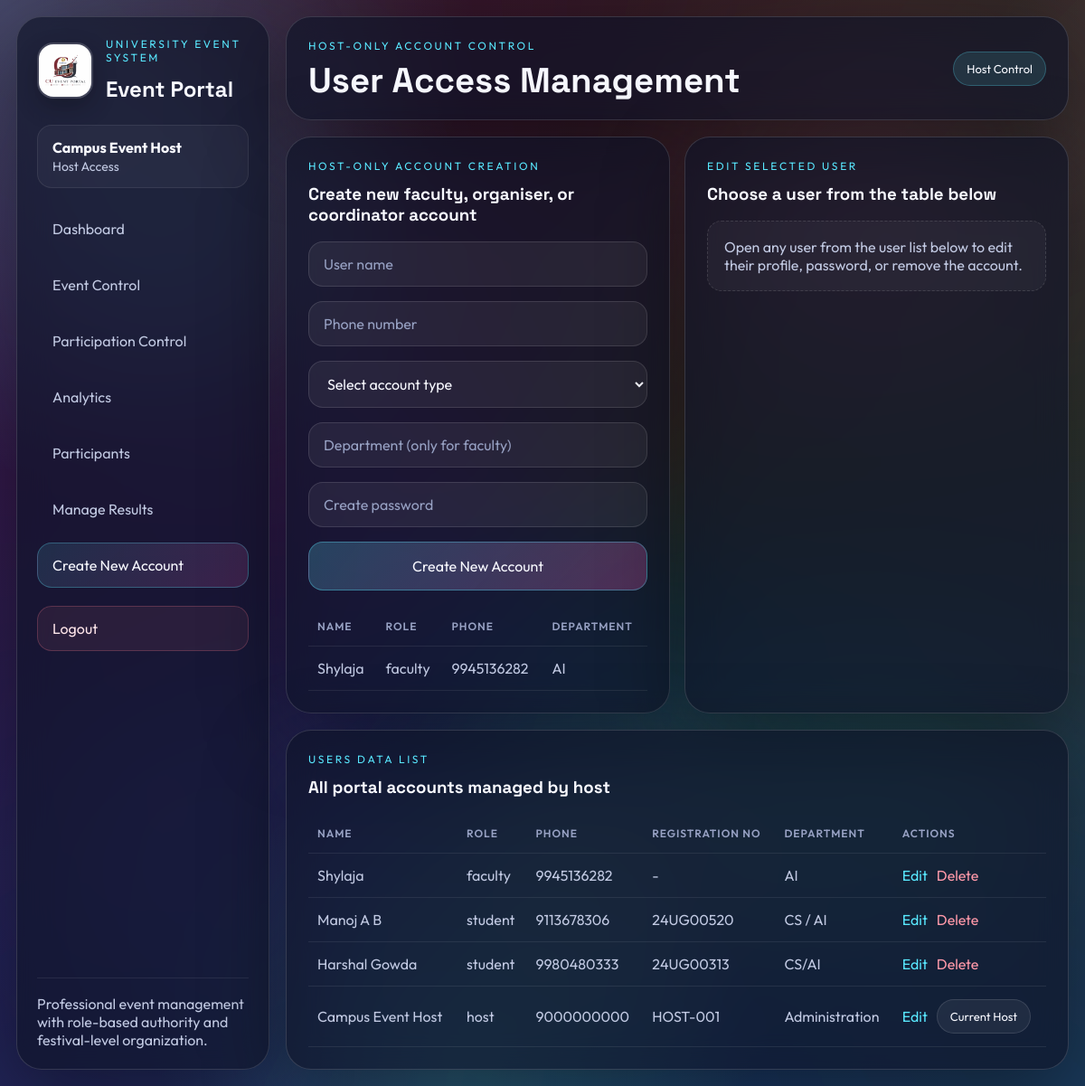
Page /host/accounts (signed in) on the committed database.
### tables this page shows
CREATE TABLE app_settings (
            setting_key TEXT PRIMARY KEY,
            setting_value TEXT
        );

CREATE TABLE portal_users (
            user_id INTEGER PRIMARY KEY AUTOINCREMENT,
            full_name TEXT NOT NULL,
            mobile TEXT UNIQUE NOT NULL,
            password_hash TEXT NOT NULL,
            role TEXT NOT NULL DEFAULT 'student',
            department_name TEXT,
            registration_number TEXT UNIQUE,
            participant_id INTEGER,
            created_at TIMESTAMP DEFAULT CURRENT_TIMESTAMP
        );

### app.py (the view)
@app.route("/host/accounts")
@login_required
@host_required
def host_accounts():
    competition_events = [event for event in enrich_events(fetch_table("events", order_by="event_date")) if event["is_competition"]]
    selected_edit_user_id = request.args.get("edit_user_id", type=int)
    managed_users = get_host_manageable_users()
    editable_user = next((row for row in managed_users if row["user_id"] == selected_edit_user_id), None)
    return render_template(
        "results.html",
        active_page="create_account",
        competition_events=competition_events,
        selected_event=None,
        selected_event_id=None,
        selected_participants=[],
        winner_map={},
        results_board=get_results_board(),
        host_staff_accounts=fetch_table("portal_users", where="role IN ('faculty','organiser','coordinator')", order_by="created_at", descending=True),
        managed_users=managed_users,
        editable_user=editable_user,
        departments=get_departments(),
        show_create_account=True,
    )

### app.py (called while the page is built)
def get_connection():
    connection = sqlite3.connect(DB_PATH)
    connection.row_factory = sqlite3.Row
    return connection

def fetch_table(table_name, order_by=None, descending=False, where=None, params=None):
    connection = get_connection()
    query = f"SELECT * FROM {table_name}"
    values = params or []
    if where:
        query += f" WHERE {where}"
    if order_by:
        direction = "DESC" if descending else "ASC"
        query += f" ORDER BY {order_by} {direction}"
    rows = [dict(row) for row in connection.execute(query, values).fetchall()]
    connection.close()
    return rows

def fetch_single(table_name, where=None, params=None):
    rows = fetch_table(table_name, where=where, params=params)
    return rows[0] if rows else None

def get_setting(setting_key, default_value=None):
    row = fetch_single("app_settings", where="setting_key = ?", params=[setting_key])
    return row["setting_value"] if row else default_value

def get_departments():
    return fetch_table("departments", order_by="department_name")

def get_categories():
    return fetch_table("categories", order_by="category_name")

def get_department_map():
    return {row["department_id"]: row["department_name"] for row in get_departments()}

def get_category_map():
    return {row["category_id"]: row["category_name"] for row in get_categories()}

def get_current_user():
    if "user_id" not in session:
        return None
    return fetch_single("portal_users", where="user_id = ?", params=[session["user_id"]])

def get_admin_contact_number():
    configured_number = os.getenv("ADMIN_CONTACT_NUMBER")
    if configured_number:
        return configured_number
    host_user = fetch_single("portal_users", where="role = ?", params=["host"])
    return host_user["mobile"] if host_user and host_user.get("mobile") else "9000000000"

def login_required(view):
    @wraps(view)
    def wrapped_view(*args, **kwargs):
        if "user_id" not in session:
            flash("Please login to access the portal.", "danger")
            return redirect(url_for("home"))
        return view(*args, **kwargs)
    return wrapped_view

def host_required(view):
    @wraps(view)
    def wrapped_view(*args, **kwargs):
        user = get_current_user()
        if not user or user.get("role") != "host":
            flash("Only the host can access that section.", "danger")
            return redirect(url_for("dashboard"))
        return view(*args, **kwargs)
    return wrapped_view

### templates/results.html (shortened to what this page needs)
{% extends 'base.html' %}
{% block content %}
{% if show_create_account %}
<section class="page-header glass-panel">
  <div>
    <p class="eyebrow">Host-only account control</p>
    <h1>User Access Management</h1>
  </div>
  <span class="status-badge">Host Control</span>
</section>
<section class="grid-two">
  <article class="content-card glass-panel">
    <div class="section-head">
      <div>
        <p class="eyebrow">Host-only account creation</p>
        <h3>Create new faculty, organiser, or coordinator account</h3>
      </div>
    </div>
    <form method="POST" action="{{ url_for('create_host_account') }}" class="form-grid">
      <input type="text" name="full_name" placeholder="User name" required>
      <input type="text" name="mobile" placeholder="Phone number" required>
      <select name="role" required>
        <option value="">Select account type</option>
      </select>
      <input type="text" name="department_name" placeholder="Department (only for faculty)">
      <input type="password" name="password" placeholder="Create password" required>
      <button type="submit" class="primary-btn glow-btn">Create New Account</button>
    </form>
    <div class="table-wrap top-gap">
      <table>
        <thead>
          <tr>
            <th>Name</th>
            <th>Role</th>
            <th>Phone</th>
            <th>Department</th>
          </tr>
        </thead>
        <tbody>
          {% for row in host_staff_accounts %}
          <tr>
            <td>{{ row.full_name }}</td>
            <td>{{ row.role }}</td>
            <td>{{ row.mobile }}</td>
            <td>{{ row.department_name or '-' }}</td>
          </tr>
          {% else %}
          <tr><td colspan="4">No staff accounts created yet.</td></tr>
          {% endfor %}
        </tbody>
      </table>
    </div>
  </article>
  <article class="content-card glass-panel">
    <div class="section-head">
      <div>
        <p class="eyebrow">Edit selected user</p>
        <h3>{{ editable_user.full_name if editable_user else 'Choose a user from the table below' }}</h3>
      </div>
    </div>
    {% if editable_user %}
    <form method="POST" action="{{ url_for('update_host_managed_user', user_id=editable_user.user_id) }}" class="form-grid">
      <input type="text" name="full_name" value="{{ editable_user.full_name }}" placeholder="Full name" required>
      <input type="text" name="mobile" value="{{ editable_user.mobile }}" placeholder="Phone number" required>
      <select name="role" required>
        {% for role_name in ['host', 'student', 'faculty', 'organiser', 'coordinator'] %}
        <option value="{{ role_name }}" {% if editable_user.role == role_name %}selected{% endif %}>{{ role_name.title() }}</option>
        {% endfor %}
      </select>
      <input type="text" name="registration_number" value="{{ '' if editable_user.display_registration_number == '-' else editable_user.display_registration_number }}" placeholder="Registration number (required for students)">
      <input type="text" name="department_name" value="{{ '' if editable_user.display_department_name == '-' else editable_user.display_department_name }}" placeholder="Department">
      <input type="password" name="password" placeholder="New password (leave blank to keep current)">
      <button type="submit" class="primary-btn glow-btn">Save User Changes</button>
    </form>
    <form method="POST" action="{{ url_for('delete_host_managed_user', user_id=editable_user.user_id) }}" class="top-gap" onsubmit="return confirm('Delete this user account and linked participation data?');">
      <button type="submit" class="ghost-btn glow-btn delete-btn">Delete This User</button>
    </form>
    {% else %}
    <div class="empty-state">Open any user from the user list below to edit their profile, password, or remove the account.</div>
    {% endif %}
  </article>
</section>
<section class="content-card glass-panel">
  <div class="section-head">
    <div>
      <p class="eyebrow">Users data list</p>
      <h3>All portal accounts managed by host</h3>
    </div>
  </div>
  <div class="table-wrap">
    <table>
      <thead>
        <tr>
          <th>Name</th>
          <th>Role</th>
          <th>Phone</th>
          <th>Registration No</th>
          <th>Department</th>
          <th>Actions</th>
        </tr>
      </thead>
      <tbody>
        {% for row in managed_users %}
        <tr>
          <td>{{ row.full_name }}</td>
          <td>{{ row.role }}</td>
          <td>{{ row.mobile }}</td>
          <td>{{ row.display_registration_number }}</td>
          <td>{{ row.display_department_name }}</td>
          <td>
            <div class="action-row">
              <a href="{{ url_for('host_accounts', edit_user_id=row.user_id) }}" class="inline-link">Edit</a>
              {% if current_user.user_id != row.user_id %}
              <form method="POST" action="{{ url_for('delete_host_managed_user', user_id=row.user_id) }}" onsubmit="return confirm('Delete this user account and linked participation data?');">
                <button type="submit" class="table-action-button table-action-danger">Delete</button>
              </form>
              {% else %}
              <span class="status-badge subtle">Current Host</span>
              {% endif %}
            </div>
          </td>
        </tr>
        {% else %}
        <tr><td colspan="6">No portal users available yet.</td></tr>
        {% endfor %}
      </tbody>
    </table>
  </div>
</section>
{% endif %}
{% endblock %}

### templates/base.html (shortened to what this page needs)
<!DOCTYPE html>
<html lang="en">
<head>
  <link rel="stylesheet" href="{{ url_for('static', filename='css/style.css') }}">
</head>
<body class="app-body {% if page_effect == 'celebration' %}celebration-page{% endif %}">
  <div class="rainbow-orbit"></div>
  <div class="aurora-layer aurora-one"></div>
  <div class="aurora-layer aurora-two"></div>
  <div class="grain-layer"></div>
  <div class="confetti-layer" id="confetti-layer"></div>
  <div class="portal-shell">
    <aside class="sidebar glass-panel">
      <div>
        <div class="brand-lockup">
          {% if public_logo %}
          <img src="{{ url_for('static', filename=public_logo) }}" alt="Portal logo" class="sidebar-logo">
          {% else %}
          <div class="brand-icon">CE</div>
          {% endif %}
          <div>
            <p class="eyebrow">University Event System</p>
            <h2>Event Portal</h2>
          </div>
        </div>
        {% if current_user %}
        <div class="user-chip">
          <strong>{{ current_user.full_name }}</strong>
          <span>{{ 'Host Access' if current_user.role == 'host' else 'Student Access' }}</span>
        </div>
        {% endif %}
        <nav class="nav-list">
          <a href="{{ url_for('dashboard') }}" class="nav-item {% if active_page == 'dashboard' %}active{% endif %}">Dashboard</a>
          <a href="{{ url_for('events') }}" class="nav-item {% if active_page == 'events' %}active{% endif %}">{{ 'Event Control' if current_user and current_user.role == 'host' else 'Event Hub' }}</a>
          <a href="{{ url_for('participations') }}" class="nav-item {% if active_page == 'participations' %}active{% endif %}">{{ 'Participation Control' if current_user and current_user.role == 'host' else 'My Participation' }}</a>
          <a href="{{ url_for('analytics') }}" class="nav-item {% if active_page == 'analytics' %}active{% endif %}">Analytics</a>
          {% if current_user and current_user.role == 'host' %}
          <a href="{{ url_for('participants') }}" class="nav-item {% if active_page == 'participants' %}active{% endif %}">Participants</a>
          {% endif %}
          <a href="{{ url_for('results') }}" class="nav-item {% if active_page == 'results' %}active{% endif %}">{{ 'Manage Results' if current_user and current_user.role == 'host' else 'Results Board' }}</a>
          {% if current_user and current_user.role == 'host' %}
          <a href="{{ url_for('host_accounts') }}" class="nav-item {% if active_page == 'create_account' %}active{% endif %}">Create New Account</a>
          {% endif %}
          <a href="{{ url_for('logout') }}" class="nav-item nav-item-logout">Logout</a>
        </nav>
      </div>
      <div class="sidebar-footer">
        <p>Professional event management with role-based authority and festival-level organization.</p>
      </div>
    </aside>
    <main class="content-area">
      {% block content %}{% endblock %}
    </main>
  </div>
</body>
</html>

### rows in the picture
app_settings: setting_value (picture)
portal_users: full_name "Campus Event Host", role "Host Access", role "Event Control", role "Participation Control", role "Manage Results", role "host", mobile "9000000000", display_registration_number "HOST-001", display_department_name "Administration", shows "Current Host"
portal_users: full_name "Shylaja", role "faculty", mobile "9945136282", department_name "AI", display_registration_number "-", display_department_name "AI"
portal_users: full_name "Manoj A B", role "student", mobile "9113678306", display_registration_number "24UG00520", display_department_name "CS / AI"
portal_users: full_name "Harshal Gowda", role "student", mobile "9980480333", display_registration_number "24UG00313", display_department_name "CS/AI"
